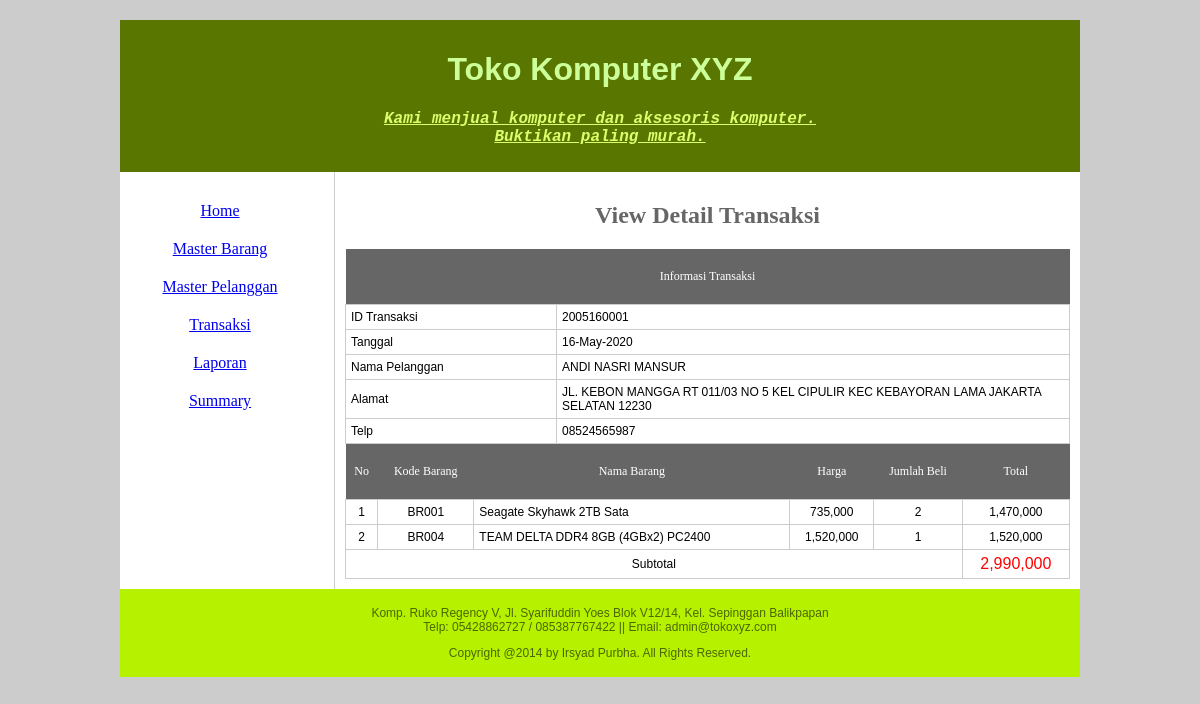
The page /Pertemuan14/index.php?page=detail_transaksi&idtrans=2005160001 on the database its author committed.
### tables this page shows
CREATE TABLE `transaksi` (
  `idtrans` varchar(10) NOT NULL,
  `trans_tgl` date NOT NULL,
  `kdpel` varchar(5) NOT NULL,
  `trans_create` datetime NOT NULL,
  `trans_update` timestamp NULL DEFAULT NULL ON UPDATE current_timestamp(),
  PRIMARY KEY (`idtrans`),
  KEY `fk_transaksi_pelanggan` (`kdpel`),
  CONSTRAINT `fk_transaksi_pelanggan` FOREIGN KEY (`kdpel`) REFERENCES `pelanggan` (`kdpel`) ON UPDATE CASCADE
);

CREATE TABLE `pelanggan` (
  `kdpel` varchar(5) NOT NULL,
  `pel_nama` varchar(50) NOT NULL,
  `pel_jk` int(2) NOT NULL,
  `pel_alamat` varchar(100) NOT NULL,
  `pel_telp` varchar(20) NOT NULL,
  `pel_kawin` int(2) NOT NULL,
  `pel_create` datetime NOT NULL,
  `pel_update` timestamp NULL DEFAULT NULL ON UPDATE current_timestamp(),
  PRIMARY KEY (`kdpel`)
);

CREATE TABLE `detail` (
  `idtrans` varchar(10) NOT NULL,
  `kdbrg` varchar(5) NOT NULL,
  `detail_qty` int(11) NOT NULL,
  `detail_harga` float NOT NULL,
  `detail_create` datetime NOT NULL,
  `detail_update` timestamp NULL DEFAULT NULL ON UPDATE current_timestamp(),
  KEY `fk_detail_transaksi` (`idtrans`),
  KEY `fk_detail_barang` (`kdbrg`),
  CONSTRAINT `fk_detail_barang` FOREIGN KEY (`kdbrg`) REFERENCES `barang` (`kdbrg`) ON UPDATE CASCADE,
  CONSTRAINT `fk_detail_transaksi` FOREIGN KEY (`idtrans`) REFERENCES `transaksi` (`idtrans`) ON UPDATE CASCADE
);

CREATE TABLE `barang` (
  `kdbrg` varchar(5) NOT NULL,
  `brg_nama` varchar(50) NOT NULL,
  `brg_harga` float NOT NULL,
  `brg_stok` int(11) NOT NULL,
  `brg_kategori` varchar(50) NOT NULL,
  `brg_garansi` int(11) NOT NULL,
  `brg_create` datetime NOT NULL,
  `brg_update` timestamp NULL DEFAULT NULL ON UPDATE current_timestamp(),
  PRIMARY KEY (`kdbrg`)
);

### Pertemuan14/transaksi/data_transaksi.php (called while the page is built, shortened)
<?php
	function ambil_transaksi($kode=NULL,$field=NULL)
	{
		$konek = con();
		if ($kode != NULL) { $cari="WHERE $field LIKE '%$kode%'"; } else { $cari=""; }
		$sql = "SELECT * FROM transaksi A INNER JOIN pelanggan B ON A.kdpel=B.kdpel $cari
			ORDER BY idtrans DESC";
		$query = mysqli_query($konek,$sql);
		if (!$query) { echo mysqli_error($konek); } else { return $query; }
	}
	function ambil_detail_transaksi($kode=NULL)
	{
		$konek = con();
		if ($kode != NULL) { $cari="WHERE idtrans = '$kode'"; } else { $cari=""; }
		$query = mysqli_query($konek,"SELECT * FROM detail A INNER JOIN barang B ON A.kdbrg=B.kdbrg $cari
			ORDER BY brg_nama ASC");
		if (!$query) { echo mysqli_error($konek); } else { return $query; }
	}
?>

### Pertemuan14/transaksi/view_transaksi_detail.php (the view)
<?php
	$transaksi = ambil_transaksi($_GET['idtrans'],'idtrans');
	while ($row = mysqli_fetch_array($transaksi))
	{
		$idtrans = $row['idtrans'];
		$trans_tgl = $row['trans_tgl'];
		$pel_nama = $row['pel_nama'];
		$pel_alamat = $row['pel_alamat'];
		$pel_telp = $row['pel_telp'];
	}
?>
<h2>View Detail Transaksi</h2>
<table>
	<tr><th colspan="2">Informasi Transaksi</th></tr>
    <tr>
    	<td width="200">ID Transaksi</td><td><?php echo $idtrans; ?></td>
    </tr>
	<tr>
    	<td>Tanggal</td><td><?php echo date('d-M-Y',strtotime($trans_tgl)); ?></td>
	</tr>
    <tr>
    	<td width="200">Nama Pelanggan</td><td><?php echo $pel_nama; ?></td>
    </tr>
    <tr>
    	<td width="200">Alamat</td><td><?php echo $pel_alamat; ?></td>
    </tr>
    <tr>
    	<td width="200">Telp</td><td><?php echo $pel_telp; ?></td>
    </tr>
</table>
<table>
	<tr><th>No</th><th>Kode Barang</th><th>Nama Barang</th><th>Harga</th><th>Jumlah Beli</th><th>Total</th></tr>
	<?php
		$no = 1; $subtotal = 0;
        $detail_transaksi = ambil_detail_transaksi($idtrans);
		while ($det = mysqli_fetch_array($detail_transaksi))
		{
			echo '<tr>';
			echo '<td align="center">'.$no.'</td>';
			echo '<td align="center">'.$det['kdbrg'].'</td>';
			echo '<td>'.$det['brg_nama'].'</td>';
			echo '<td align="center">'.number_format($det['detail_harga']).'</td>';
			echo '<td align="center">'.$det['detail_qty'].'</td>';
			$total = $det['detail_harga'] * $det['detail_qty'];
			$subtotal = $total + $subtotal;
			echo '<td align="center">'.number_format($total).'</td>';
			echo '</tr>';
			$no++;
		}
    ?>
    <tr>
    	<td colspan="5" align="center">Subtotal</td>
        <td align="center" id="total_bayar"><?php echo number_format($subtotal); ?></td>
    </tr>
</table>

### Pertemuan14/css/table.css (style rules this page uses)
td { border: 1px solid #CCC; font-family: "Trebuchet MS", Arial, Helvetica, sans-serif; font-size: 12px; margin: 0px; padding: 5px; }
table { border-collapse: collapse; padding: 0px; width: 100%; margin: 0px; }
th { font-family: Impact; font-size: 12px; font-weight: normal; color: #FFF; background-color: #666; text-align: center; margin: 0px; padding-top: 20px; padding-right: 5px; padding-bottom: 20px; padding-left: 5px; }

### Pertemuan14/css/design.css (style rules this page uses)
#total_bayar { font-family:"Arial Black", Gadget, sans-serif; font-size: 16px; color: #F00; }
h2 { font-family: "Comic Sans MS", cursive; color: #666; text-align: center; width: 100%; }
body { background-color: #CCC; margin: 0px; padding: 0px; }

### rows shown on the page
transaksi: idtrans "2005160001", trans_tgl "16-May-2020", kdpel.pel_nama "ANDI NASRI MANSUR", kdpel.pel_alamat "JL. KEBON MANGGA RT 011/03 NO 5 KEL CIPULIR KEC KEBAYORAN LAMA JAKARTA SELATAN 12230", kdpel.pel_telp "08524565987"
detail: kdbrg.kdbrg "BR001", kdbrg.brg_nama "Seagate Skyhawk 2TB Sata", detail_harga "735,000", detail_qty "2", total "1,470,000"
detail: kdbrg.kdbrg "BR004", kdbrg.brg_nama "TEAM DELTA DDR4 8GB (4GBx2) PC2400", detail_harga "1,520,000", detail_qty "1", total "1,520,000"

### other values the page prints
$subtotal "2,990,000"
